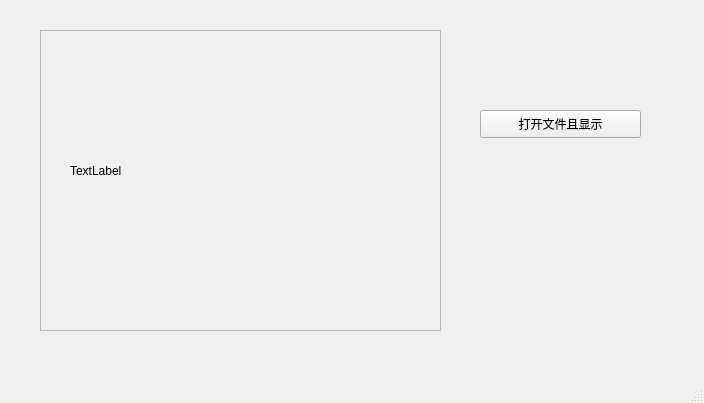
<?xml version="1.0" encoding="UTF-8"?>
<ui version="4.0">
 <class>MainWindow</class>
 <widget class="QMainWindow" name="MainWindow">
  <property name="geometry">
   <rect>
    <x>0</x>
    <y>0</y>
    <width>704</width>
    <height>403</height>
   </rect>
  </property>
  <property name="windowTitle">
   <string>第二个窗体界面</string>
  </property>
  <widget class="QWidget" name="centralwidget">
   <widget class="QPushButton" name="pushButton">
    <property name="geometry">
     <rect>
      <x>480</x>
      <y>110</y>
      <width>161</width>
      <height>28</height>
     </rect>
    </property>
    <property name="text">
     <string>打开文件且显示</string>
    </property>
   </widget>
   <widget class="QFrame" name="frame">
    <property name="geometry">
     <rect>
      <x>40</x>
      <y>30</y>
      <width>401</width>
      <height>301</height>
     </rect>
    </property>
    <property name="frameShape">
     <enum>QFrame::StyledPanel</enum>
    </property>
    <property name="frameShadow">
     <enum>QFrame::Raised</enum>
    </property>
    <widget class="QLabel" name="label">
     <property name="geometry">
      <rect>
       <x>30</x>
       <y>20</y>
       <width>331</width>
       <height>241</height>
      </rect>
     </property>
     <property name="text">
      <string>TextLabel</string>
     </property>
    </widget>
   </widget>
   <zorder>frame</zorder>
   <zorder>pushButton</zorder>
  </widget>
  <widget class="QMenuBar" name="menubar">
   <property name="geometry">
    <rect>
     <x>0</x>
     <y>0</y>
     <width>704</width>
     <height>26</height>
    </rect>
   </property>
  </widget>
  <widget class="QStatusBar" name="statusbar"/>
 </widget>
 <resources/>
 <connections/>
</ui>
